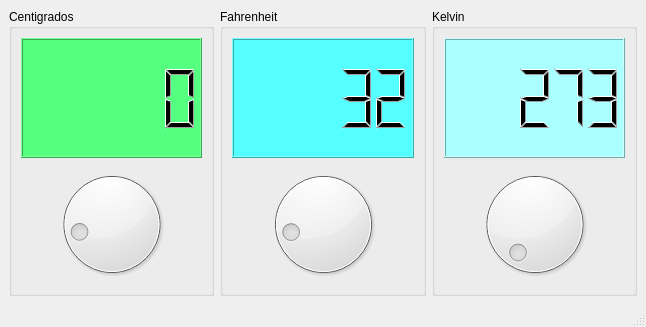
<?xml version="1.0" encoding="UTF-8"?>
<ui version="4.0">
 <class>Ventana</class>
 <widget class="QMainWindow" name="Ventana">
  <property name="geometry">
   <rect>
    <x>0</x>
    <y>0</y>
    <width>646</width>
    <height>327</height>
   </rect>
  </property>
  <property name="windowTitle">
   <string>Ventana</string>
  </property>
  <property name="windowIcon">
   <iconset resource="recursos.qrc">
    <normaloff>:/new/prefix1/iconos/caliente.png</normaloff>:/new/prefix1/iconos/caliente.png</iconset>
  </property>
  <widget class="QWidget" name="centralwidget">
   <layout class="QHBoxLayout" name="horizontalLayout">
    <item>
     <widget class="QGroupBox" name="groupBox">
      <property name="title">
       <string>Centigrados</string>
      </property>
      <layout class="QVBoxLayout" name="verticalLayout">
       <item>
        <widget class="QLCDNumber" name="out_cent">
         <property name="styleSheet">
          <string notr="true">background-color: rgb(85, 255, 127);
color: rgb(0, 0, 0);</string>
         </property>
        </widget>
       </item>
       <item>
        <widget class="QDial" name="in_cent">
         <property name="minimum">
          <number>-18</number>
         </property>
        </widget>
       </item>
      </layout>
     </widget>
    </item>
    <item>
     <widget class="QGroupBox" name="groupBox_2">
      <property name="title">
       <string>Fahrenheit</string>
      </property>
      <layout class="QVBoxLayout" name="verticalLayout_2">
       <item>
        <widget class="QLCDNumber" name="out_fahr">
         <property name="styleSheet">
          <string notr="true">background-color: rgb(85, 255, 255);
color: rgb(0, 0, 0);</string>
         </property>
         <property name="value" stdset="0">
          <double>32.000000000000000</double>
         </property>
        </widget>
       </item>
       <item>
        <widget class="QDial" name="in_fahr">
         <property name="maximum">
          <number>210</number>
         </property>
         <property name="sliderPosition">
          <number>32</number>
         </property>
        </widget>
       </item>
      </layout>
     </widget>
    </item>
    <item>
     <widget class="QGroupBox" name="groupBox_3">
      <property name="title">
       <string>Kelvin</string>
      </property>
      <layout class="QVBoxLayout" name="verticalLayout_3">
       <item>
        <widget class="QLCDNumber" name="out_kelvin">
         <property name="styleSheet">
          <string notr="true">background-color: rgb(170, 85, 255);
background-color: rgb(170, 255, 255);
color: rgb(0, 0, 0);</string>
         </property>
         <property name="value" stdset="0">
          <double>273.000000000000000</double>
         </property>
         <property name="intValue" stdset="0">
          <number>273</number>
         </property>
        </widget>
       </item>
       <item>
        <widget class="QDial" name="in_kelvin">
         <property name="minimum">
          <number>255</number>
         </property>
         <property name="maximum">
          <number>373</number>
         </property>
        </widget>
       </item>
      </layout>
     </widget>
    </item>
   </layout>
  </widget>
  <widget class="QStatusBar" name="statusbar"/>
 </widget>
 <resources>
  <include location="recursos.qrc"/>
 </resources>
 <connections>
  <connection>
   <sender>in_cent</sender>
   <signal>valueChanged(int)</signal>
   <receiver>out_cent</receiver>
   <slot>display(int)</slot>
   <hints>
    <hint type="sourcelabel">
     <x>121</x>
     <y>228</y>
    </hint>
    <hint type="destinationlabel">
     <x>121</x>
     <y>112</y>
    </hint>
   </hints>
  </connection>
  <connection>
   <sender>in_fahr</sender>
   <signal>valueChanged(int)</signal>
   <receiver>out_fahr</receiver>
   <slot>display(int)</slot>
   <hints>
    <hint type="sourcelabel">
     <x>351</x>
     <y>228</y>
    </hint>
    <hint type="destinationlabel">
     <x>351</x>
     <y>112</y>
    </hint>
   </hints>
  </connection>
  <connection>
   <sender>in_kelvin</sender>
   <signal>valueChanged(int)</signal>
   <receiver>out_kelvin</receiver>
   <slot>display(int)</slot>
   <hints>
    <hint type="sourcelabel">
     <x>581</x>
     <y>228</y>
    </hint>
    <hint type="destinationlabel">
     <x>581</x>
     <y>112</y>
    </hint>
   </hints>
  </connection>
 </connections>
</ui>
